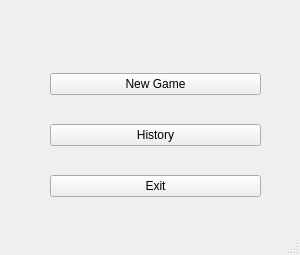
<?xml version="1.0" encoding="UTF-8"?>
<ui version="4.0">
 <class>MainWindow</class>
 <widget class="QMainWindow" name="MainWindow">
  <property name="geometry">
   <rect>
    <x>0</x>
    <y>0</y>
    <width>300</width>
    <height>255</height>
   </rect>
  </property>
  <property name="sizePolicy">
   <sizepolicy hsizetype="Minimum" vsizetype="Minimum">
    <horstretch>0</horstretch>
    <verstretch>0</verstretch>
   </sizepolicy>
  </property>
  <property name="minimumSize">
   <size>
    <width>300</width>
    <height>255</height>
   </size>
  </property>
  <property name="maximumSize">
   <size>
    <width>300</width>
    <height>255</height>
   </size>
  </property>
  <property name="windowTitle">
   <string>MainWindow</string>
  </property>
  <widget class="QWidget" name="centralwidget">
   <widget class="QWidget" name="verticalLayoutWidget">
    <property name="geometry">
     <rect>
      <x>40</x>
      <y>40</y>
      <width>231</width>
      <height>191</height>
     </rect>
    </property>
    <layout class="QVBoxLayout" name="verticalLayout">
     <property name="spacing">
      <number>6</number>
     </property>
     <property name="sizeConstraint">
      <enum>QLayout::SetDefaultConstraint</enum>
     </property>
     <property name="leftMargin">
      <number>10</number>
     </property>
     <property name="topMargin">
      <number>10</number>
     </property>
     <property name="rightMargin">
      <number>10</number>
     </property>
     <property name="bottomMargin">
      <number>10</number>
     </property>
     <item>
      <widget class="QPushButton" name="buttonNewGame">
       <property name="text">
        <string>New Game</string>
       </property>
      </widget>
     </item>
     <item>
      <widget class="QPushButton" name="buttonHistory">
       <property name="text">
        <string>History</string>
       </property>
      </widget>
     </item>
     <item>
      <widget class="QPushButton" name="buttonExit">
       <property name="text">
        <string>Exit</string>
       </property>
      </widget>
     </item>
    </layout>
   </widget>
  </widget>
  <widget class="QStatusBar" name="statusbar"/>
 </widget>
 <tabstops>
  <tabstop>buttonNewGame</tabstop>
  <tabstop>buttonHistory</tabstop>
  <tabstop>buttonExit</tabstop>
 </tabstops>
 <resources/>
 <connections/>
</ui>
